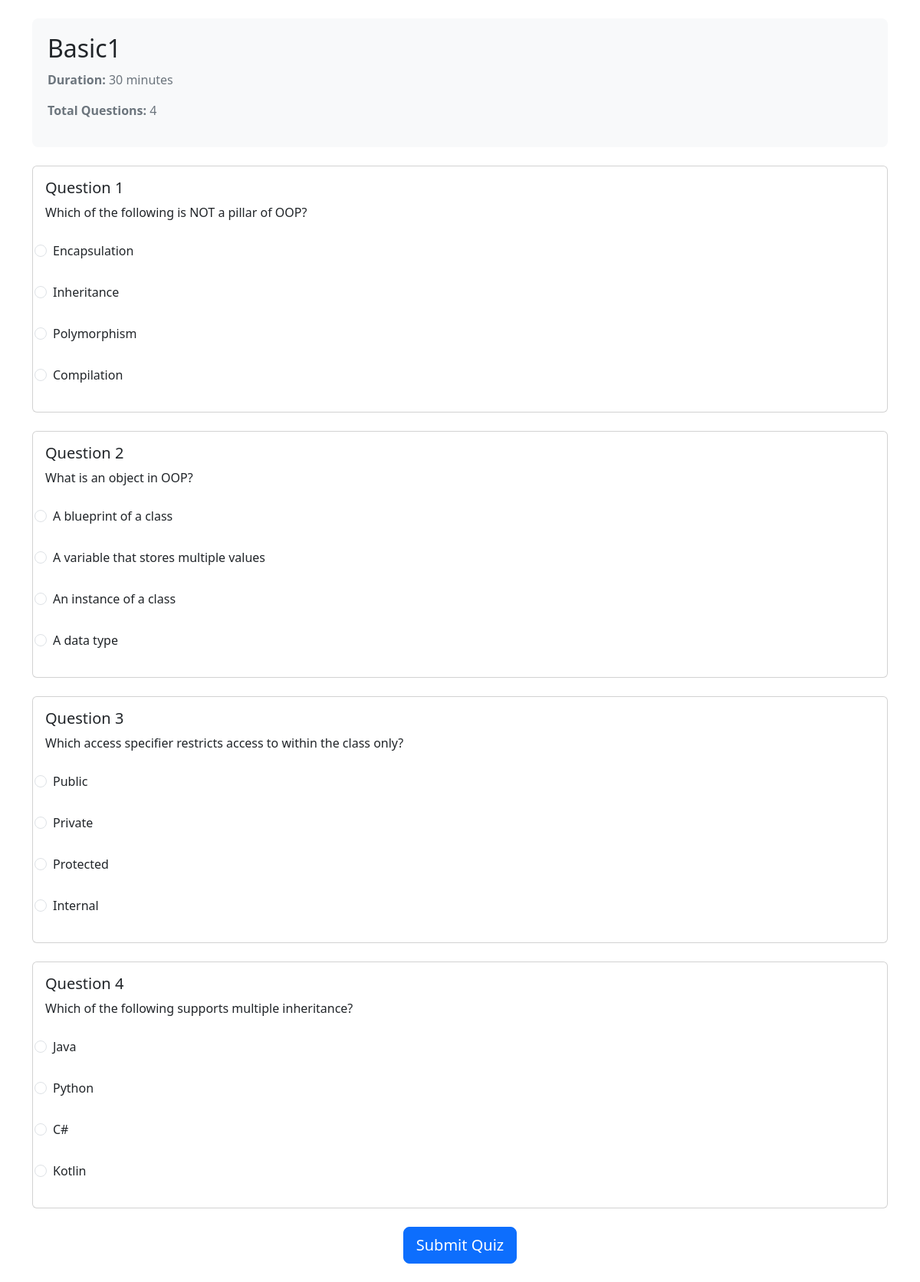
The page /quiz/1 (signed in) on the database its author committed.
### models/models.py (models this page shows)
class Quiz(db.Model):
    __tablename__ = 'quiz'
    id = db.Column(db.Integer, primary_key=True)
    title = db.Column(db.String(150))
    description = db.Column(db.Text)
    Chapter_id = db.Column(db.Integer, db.ForeignKey('chapter.id'))
    time_duration = db.Column(db.Integer)  # in minutes
    date_of_quiz = db.Column(db.DateTime, default=datetime.utcnow)
    questions = db.relationship('Question', backref='quiz', cascade='all, delete')
    scores = db.relationship('Score', backref='quiz', cascade='all, delete')

class Question(db.Model):
    __tablename__ = 'question'
    id = db.Column(db.Integer, primary_key=True)
    quiz_id = db.Column(db.Integer, db.ForeignKey('quiz.id'))
    quest = db.Column(db.Text)
    option1 = db.Column(db.String(255))
    option2 = db.Column(db.String(255))
    option3 = db.Column(db.String(255))
    option4 = db.Column(db.String(255))
    answer = db.Column(db.Integer)  # 1, 2, 3, or 4

### models/views.py (the view)
@views.route('/quiz/<int:quiz_id>')
@login_required
def start_quiz(quiz_id):
    previous_attempt = Score.query.filter_by(
        user_id=current_user.id,
        quiz_id=quiz_id
    ).first()
    if previous_attempt:
        flash('You have already attempted this quiz. View your results in quiz history.', 'warning')
        return redirect(url_for('views.quiz_result', score_id=previous_attempt.id))
    quiz = Quiz.query.get_or_404(quiz_id)
    questions = Question.query.filter_by(quiz_id=quiz_id).all()
    session['quiz_start_time'] = datetime.utcnow().timestamp()
    session['quiz_duration'] = int(quiz.time_duration)
    return render_template('user/take_quiz.html', quiz=quiz, questions=questions)

### models/__init__.py (called while the page is built)
def create_app():
    app = Flask(__name__, template_folder=r'C:\Users\DELL\OneDrive\Desktop\quiz-app(final)\quiz-application\templates')
    app.config['SECRET_KEY'] = '24f1005262'
    app.config['SQLALCHEMY_DATABASE_URI'] = f'sqlite:///{DB_NAME}'
    app.config['SQLALCHEMY_TRACK_MODIFICATIONS'] = False
    db.init_app(app)
    l_manager = LoginManager()
    l_manager.login_view = 'auth.login'
    l_manager.init_app(app)
    from .models import User
    @l_manager.user_loader
    def load_user(id):
        return User.query.get(int(id))
    from .auth import auth
    from .views import views
    from .admin import admin
    app.register_blueprint(auth, url_prefix='/')
    app.register_blueprint(views, url_prefix='/')
    app.register_blueprint(admin, url_prefix='/admin')
    create_database(app)
    create_admin(app)
    return app

### templates/user/take_quiz.html (shortened to what this page needs)
{% extends "layout.html" %}
{% block content %}
<div class="container mt-4">
    <div class="quiz-header mb-4">
        <h2>{{ quiz.title }}</h2>
        <div class="quiz-info">
            <p><strong>Duration:</strong> {{ quiz.time_duration }} minutes</p>
            <p><strong>Total Questions:</strong> {{ questions|length }}</p>
        </div>
    </div>
    <form action="{{ url_for('views.submit_quiz', quiz_id=quiz.id) }}" method="POST">
        {% for question in questions %}
        <div class="card mb-4">
            <div class="card-body">
                <h5 class="card-title">Question {{ loop.index }}</h5>
                <p class="card-text">{{ question.quest }}</p>
                <div class="options">
                    <div class="form-check">
                        <input class="form-check-input" type="radio"
                               id="q{{ question.id }}_1"
                               name="question_{{ question.id }}"
                               value="1" required>
                        <label class="form-check-label" for="q{{ question.id }}_1">
                            {{ question.option1 }}
                        </label>
                    </div>
                    <div class="form-check">
                        <input class="form-check-input" type="radio"
                               id="q{{ question.id }}_2"
                               name="question_{{ question.id }}"
                               value="2" required>
                        <label class="form-check-label" for="q{{ question.id }}_2">
                            {{ question.option2 }}
                        </label>
                    </div>
                    <div class="form-check">
                        <input class="form-check-input" type="radio"
                               id="q{{ question.id }}_3"
                               name="question_{{ question.id }}"
                               value="3" required>
                        <label class="form-check-label" for="q{{ question.id }}_3">
                            {{ question.option3 }}
                        </label>
                    </div>
                    <div class="form-check">
                        <input class="form-check-input" type="radio"
                               id="q{{ question.id }}_4"
                               name="question_{{ question.id }}"
                               value="4" required>
                        <label class="form-check-label" for="q{{ question.id }}_4">
                            {{ question.option4 }}
                        </label>
                    </div>
                </div>
            </div>
        </div>
        {% endfor %}
        <div class="text-center mb-4">
            <button type="submit" class="btn btn-primary btn-lg">Submit Quiz</button>
        </div>
    </form>
</div>
{% endblock %}

### templates/user/take_quiz.html (style rules this page uses)
.quiz-header { background-color: #f8f9fa; padding: 20px; border-radius: 8px; }
.quiz-info { margin-top: 10px; color: #6c757d; }
.options { margin-top: 15px; }
.form-check { margin-bottom: 10px; padding: 10px; border-radius: 4px; transition: background-color 0.2s; }

### rows shown on the page
Quiz: title "Basic1", time_duration "30"
Question: quest "Which of the following is NOT a pillar of OOP?", option1 "Encapsulation", option2 "Inheritance", option3 "Polymorphism", option4 "Compilation"
Question: quest "What is an object in OOP?", option1 "A blueprint of a class", option2 "A variable that stores multiple values", option3 "An instance of a class", option4 "A data type"
Question: quest "Which access specifier restricts access to within the class only?", option1 "Public", option2 "Private", option3 "Protected", option4 "Internal"
Question: quest "Which of the following supports multiple inheritance?", option1 "Java", option2 "Python", option3 "C#", option4 "Kotlin"

### other values the page prints
{{ questions|length }} "4"
